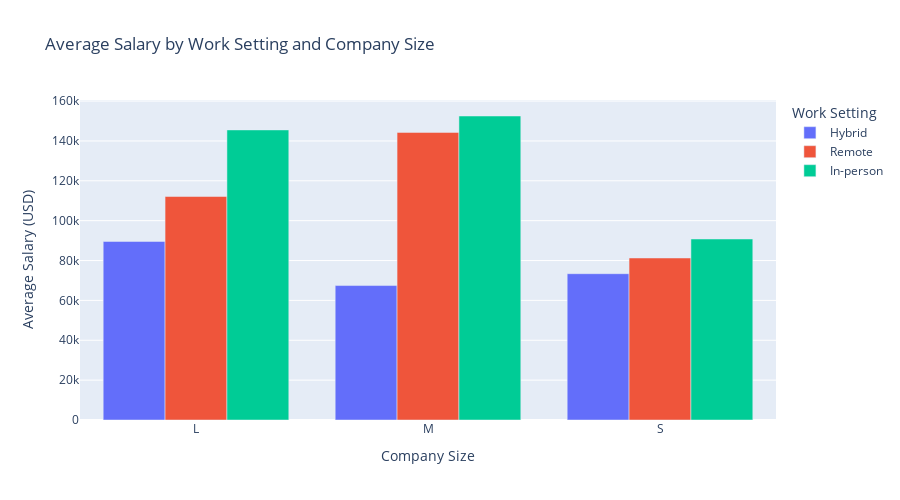

Notebook source saved alongside this figure:
### Code cell
avg_salary_by_setting_and_size = mini_project_dataset.groupby(['work_setting', 'company_size'])['salary_in_usd'].mean().reset_index()

work_setting_order = ['Hybrid', 'Remote', 'In-person']

# Plotting with Plotly Express
fig = px.bar(avg_salary_by_setting_and_size, 
             x='company_size', 
             y='salary_in_usd', 
             color='work_setting', 
             barmode='group',
             title='Average Salary by Work Setting and Company Size',
             labels={'salary_in_usd': 'Average Salary (USD)', 'company_size': 'Company Size'},
             height=500,
             category_orders={'work_setting': work_setting_order}
            )

fig.update_layout(legend_title='Work Setting')

fig.show()

### Figure 1 — Plotly figure (JSON) as saved in the notebook; plotly's stock layout.template omitted (floating-point values rounded to 4 significant figures)
{"data": [{"alignmentgroup": "True", "hovertemplate": "work_setting=Hybrid<br>Company Size=%{x}<br>Average Salary (USD)=%{y}<extra></extra>", "legendgroup": "Hybrid", "marker": {"color": "#636efa", "pattern": {"shape": ""}}, "name": "Hybrid", "offsetgroup": "Hybrid", "orientation": "v", "showlegend": true, "textposition": "auto", "type": "bar", "x": ["L", "M", "S"], "xaxis": "x", "y": [89580.0, 67450.0, 73400.0], "yaxis": "y"}, {"alignmentgroup": "True", "hovertemplate": "work_setting=Remote<br>Company Size=%{x}<br>Average Salary (USD)=%{y}<extra></extra>", "legendgroup": "Remote", "marker": {"color": "#EF553B", "pattern": {"shape": ""}}, "name": "Remote", "offsetgroup": "Remote", "orientation": "v", "showlegend": true, "textposition": "auto", "type": "bar", "x": ["L", "M", "S"], "xaxis": "x", "y": [112100.0, 144300.0, 81280.0], "yaxis": "y"}, {"alignmentgroup": "True", "hovertemplate": "work_setting=In-person<br>Company Size=%{x}<br>Average Salary (USD)=%{y}<extra></extra>", "legendgroup": "In-person", "marker": {"color": "#00cc96", "pattern": {"shape": ""}}, "name": "In-person", "offsetgroup": "In-person", "orientation": "v", "showlegend": true, "textposition": "auto", "type": "bar", "x": ["L", "M", "S"], "xaxis": "x", "y": [145500.0, 152500.0, 90810.0], "yaxis": "y"}], "layout": {"barmode": "group", "height": 500, "legend": {"title": {"text": "Work Setting"}, "tracegroupgap": 0}, "title": {"text": "Average Salary by Work Setting and Company Size"}, "xaxis": {"anchor": "y", "domain": [0, 1], "title": {"text": "Company Size"}}, "yaxis": {"anchor": "x", "domain": [0, 1], "title": {"text": "Average Salary (USD)"}}}}
